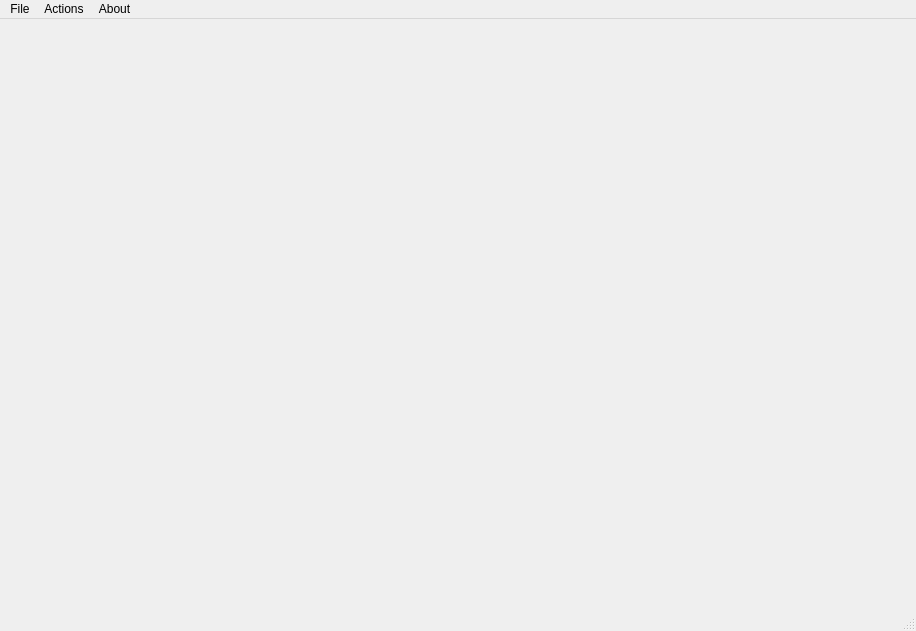
<?xml version="1.0" encoding="UTF-8"?>
<ui version="4.0">
 <class>MainWindow</class>
 <widget class="QMainWindow" name="MainWindow">
  <property name="geometry">
   <rect>
    <x>0</x>
    <y>0</y>
    <width>916</width>
    <height>631</height>
   </rect>
  </property>
  <property name="windowTitle">
   <string>Zaal e Dastan</string>
  </property>
  <widget class="QWidget" name="centralwidget"/>
  <widget class="QMenuBar" name="menubar">
   <property name="geometry">
    <rect>
     <x>0</x>
     <y>0</y>
     <width>916</width>
     <height>22</height>
    </rect>
   </property>
   <widget class="QMenu" name="menuFile">
    <property name="title">
     <string>File</string>
    </property>
    <addaction name="actionOpen"/>
    <addaction name="separator"/>
    <addaction name="actionSave"/>
    <addaction name="actionSaveAs"/>
    <addaction name="separator"/>
    <addaction name="actionExit"/>
   </widget>
   <widget class="QMenu" name="menuActions">
    <property name="title">
     <string>Actions</string>
    </property>
   </widget>
   <widget class="QMenu" name="menuAbout">
    <property name="title">
     <string>About</string>
    </property>
    <addaction name="actionUpdate"/>
    <addaction name="actionWebsite"/>
    <addaction name="actionZaalGithub"/>
   </widget>
   <addaction name="menuFile"/>
   <addaction name="menuActions"/>
   <addaction name="menuAbout"/>
  </widget>
  <widget class="QStatusBar" name="statusbar"/>
  <action name="actionWebsite">
   <property name="text">
    <string>Ai000 Website</string>
   </property>
  </action>
  <action name="actionZaalGithub">
   <property name="text">
    <string>Zaal-e-Dastan Github</string>
   </property>
  </action>
  <action name="actionUpdate">
   <property name="text">
    <string>Update</string>
   </property>
  </action>
  <action name="actionOpen">
   <property name="text">
    <string>Open</string>
   </property>
  </action>
  <action name="actionSave">
   <property name="text">
    <string>Save</string>
   </property>
  </action>
  <action name="actionSaveAs">
   <property name="text">
    <string>Save As</string>
   </property>
  </action>
  <action name="actionExit">
   <property name="text">
    <string>Exit</string>
   </property>
  </action>
 </widget>
 <resources/>
 <connections/>
</ui>
